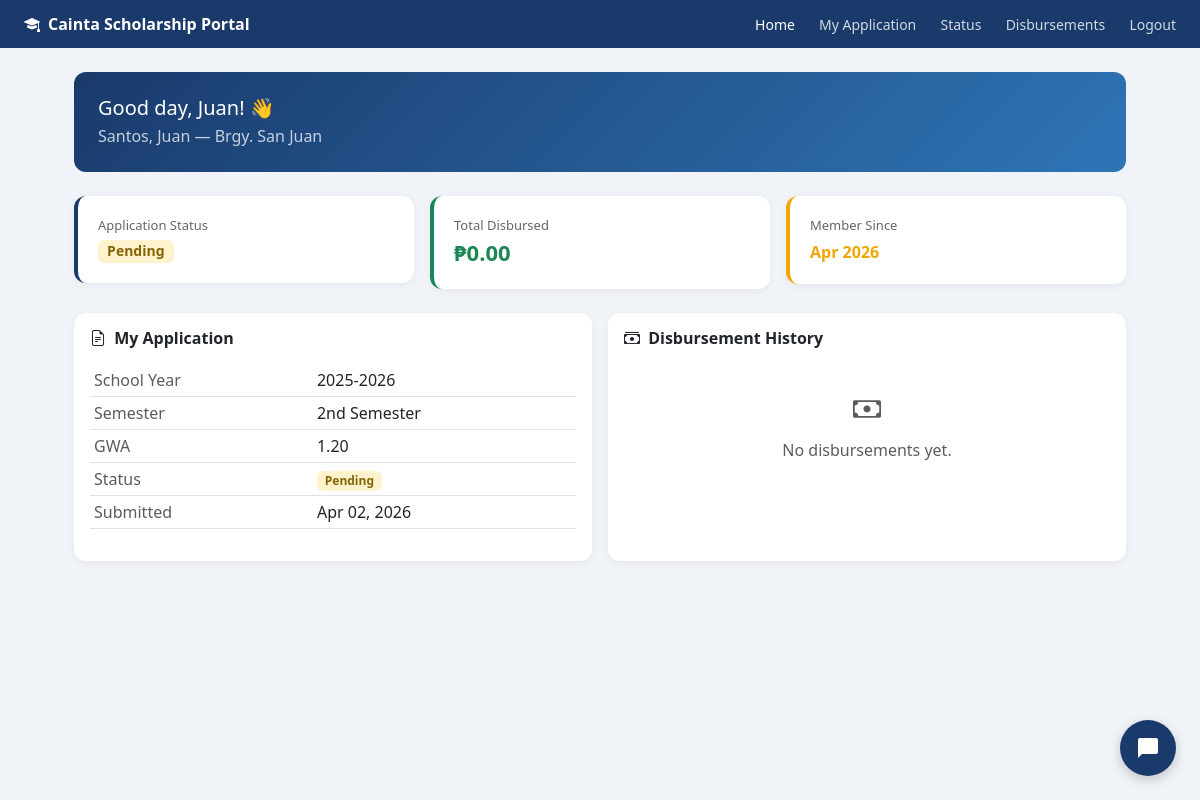
Page /student/dashboard.php (signed in) on the earlier database version.
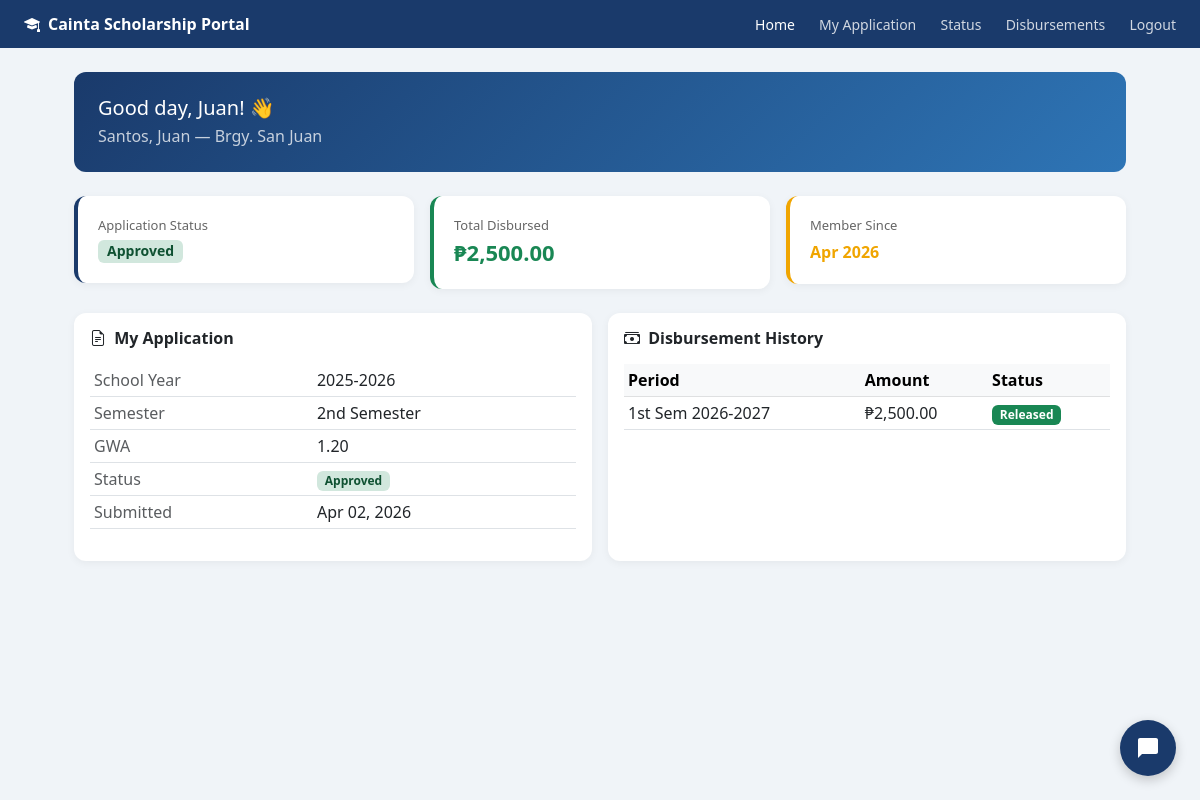
Same page on the later database version.
### tables this page shows
CREATE TABLE `applications` (
  `application_id` int(11) NOT NULL,
  `scholar_id` int(11) NOT NULL,
  `school_year` varchar(20) DEFAULT NULL,
  `semester` enum('1st','2nd') DEFAULT NULL,
  `gwa` decimal(4,2) DEFAULT NULL,
  `monthly_income` decimal(10,2) DEFAULT NULL,
  `status` enum('pending','for_review','approved','rejected','incomplete') DEFAULT 'pending',
  `remarks` text DEFAULT NULL,
  `submitted_at` timestamp NOT NULL DEFAULT current_timestamp(),
  `father_name` varchar(100) DEFAULT NULL,
  `father_occupation` varchar(100) DEFAULT NULL,
  `mother_name` varchar(100) DEFAULT NULL,
  `mother_occupation` varchar(100) DEFAULT NULL
);

CREATE TABLE `disbursements` (
  `disbursement_id` int(11) NOT NULL,
  `scholar_id` int(11) NOT NULL,
  `school_year` varchar(20) DEFAULT NULL,
  `semester` enum('1st','2nd') DEFAULT NULL,
  `amount` decimal(10,2) DEFAULT NULL,
  `status` enum('pending','released') DEFAULT 'pending',
  `released_by` int(11) DEFAULT NULL,
  `released_at` timestamp NULL DEFAULT NULL,
  `created_at` timestamp NOT NULL DEFAULT current_timestamp()
);

### student/dashboard.php (the view, shortened to what the changed rows need)
<?php
require_once '../includes/db.php';
$student_id = $_SESSION['student_id'];
$app = $pdo->prepare("SELECT * FROM applications WHERE scholar_id = ? ORDER BY submitted_at DESC LIMIT 1");
$app->execute([$student_id]);
$application = $app->fetch();
$disb = $pdo->prepare("SELECT * FROM disbursements WHERE scholar_id = ? ORDER BY created_at DESC");
$disb->execute([$student_id]);
$disbursements = $disb->fetchAll();
?>
<!DOCTYPE html>
<html lang="en">
<head>
    <link href="https://cdn.jsdelivr.net/npm/bootstrap@5.3.0/dist/css/bootstrap.min.css" rel="stylesheet">
    <link href="https://cdn.jsdelivr.net/npm/bootstrap-icons@1.10.0/font/bootstrap-icons.css" rel="stylesheet">
</head>
<body>
<div class="main-content">
    <div class="row g-3 mb-4">
        <div class="col-md-4">
            <div class="stat-card" style="border-color: #1A3A6B;">
                <div style="font-size:13px; color:#666;">Application Status</div>
                <?php if($application): ?>
                <span class="badge badge-<?= $application['status'] ?> mt-1" style="font-size:14px;">
                    <?= ucfirst(str_replace('_', ' ', $application['status'])) ?>
                </span>
                <?php else: ?>
                <div style="font-size:14px; font-weight:600; color:#1A3A6B; margin-top:4px;">No Application Yet</div>
                <?php endif; ?>
            </div>
        </div>
        <div class="col-md-4">
            <div class="stat-card" style="border-color: #198754;">
                <div style="font-size:13px; color:#666;">Total Disbursed</div>
                <div style="font-size:22px; font-weight:700; color:#198754;">
                    ₱<?= number_format(array_sum(array_column($disbursements, 'amount')), 2) ?>
                </div>
            </div>
        </div>
    </div>
    <div class="row g-3">
        <div class="col-md-6">
            <div class="card h-100">
                <div class="card-body">
                    <?php if($application): ?>
                    <table class="table table-sm">
                        <tr><td class="text-muted">School Year</td><td><?= $application['school_year'] ?></td></tr>
                        <tr><td class="text-muted">Semester</td><td><?= $application['semester'] ?> Semester</td></tr>
                        <tr><td class="text-muted">GWA</td><td><?= $application['gwa'] ?></td></tr>
                        <tr>
                            <td class="text-muted">Status</td>
                            <td><span class="badge badge-<?= $application['status'] ?>">
                                <?= ucfirst(str_replace('_', ' ', $application['status'])) ?>
                            </span></td>
                        </tr>
                        <tr><td class="text-muted">Submitted</td><td><?= date('M d, Y', strtotime($application['submitted_at'])) ?></td></tr>
                    </table>
                    <?php endif; ?>
                </div>
            </div>
        </div>
        <div class="col-md-6">
            <div class="card h-100">
                <div class="card-body">
                    <?php if(empty($disbursements)): ?>
                    <div class="text-center py-4">
                        <i class="bi bi-cash fs-3 text-muted d-block mb-2"></i>
                        <p class="text-muted">No disbursements yet.</p>
                    </div>
                    <?php else: ?>
                    <table class="table table-sm table-hover">
                        <thead class="table-light">
                            <tr><th>Period</th><th>Amount</th><th>Status</th></tr>
                        </thead>
                        <tbody>
                            <?php foreach($disbursements as $d): ?>
                            <tr>
                                <td><?= $d['semester'] ?> Sem <?= $d['school_year'] ?></td>
                                <td>₱<?= number_format($d['amount'], 2) ?></td>
                                <td>
                                    <span class="badge <?= $d['status']=='released'?'bg-success':'bg-warning text-dark' ?>">
                                        <?= ucfirst($d['status']) ?>
                                    </span>
                                </td>
                            </tr>
                            <?php endforeach; ?>
                        </tbody>
                    </table>
                    <?php endif; ?>
                </div>
            </div>
        </div>
    </div>
</div>
</body>
</html>

Differences in the rows shown:
changed applications "2nd": status "Pending" → "Approved"
added disbursements: semester "1st", school_year "2026-2027", amount "2,500.00", status "Released"
Other differences:
array_sum(array_column($disbursements, 'amount')): "0.00" → "2,500.00"
text no longer shown: "No disbursements yet."
text now shown: "Period Amount Status"
